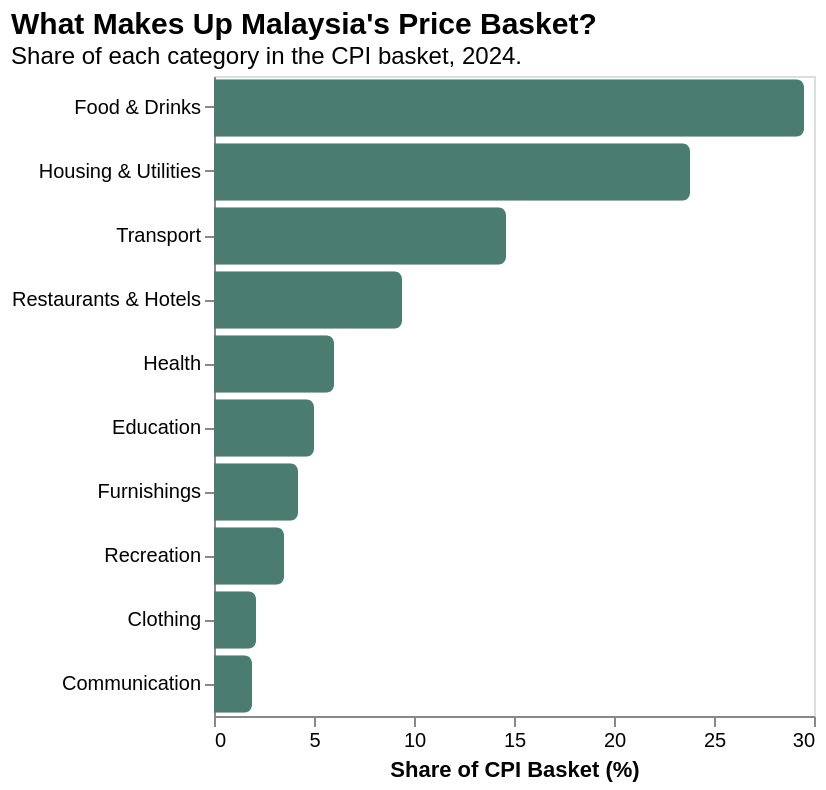

Describe this chart as a Vega-Lite specification.
### Vega-Lite specification from a JSON file in a GitHub repository (floating-point values rounded to 4 significant figures)
{"$schema": "https://vega.github.io/schema/vega-lite/v5.json", "title": {"text": "What Makes Up Malaysia's Price Basket?", "subtitle": "Share of each category in the CPI basket, 2024.", "anchor": "start", "fontSize": 15, "subtitleFontSize": 12}, "width": "container", "height": 320, "data": {"values": [{"category": "Food & Drinks", "weight": 29.5}, {"category": "Housing & Utilities", "weight": 23.8}, {"category": "Transport", "weight": 14.6}, {"category": "Restaurants & Hotels", "weight": 9.4}, {"category": "Health", "weight": 6.0}, {"category": "Education", "weight": 5.0}, {"category": "Furnishings", "weight": 4.2}, {"category": "Recreation", "weight": 3.5}, {"category": "Clothing", "weight": 2.1}, {"category": "Communication", "weight": 1.9}]}, "mark": {"type": "bar", "cornerRadiusEnd": 4}, "encoding": {"y": {"field": "category", "type": "nominal", "sort": "-x", "title": null}, "x": {"field": "weight", "type": "quantitative", "title": "Share of CPI Basket (%)", "axis": {"grid": false}}, "color": {"value": "#4a7c6f"}, "tooltip": [{"field": "category", "title": "Category"}, {"field": "weight", "title": "Basket Share (%)", "format": ".1f"}]}}
